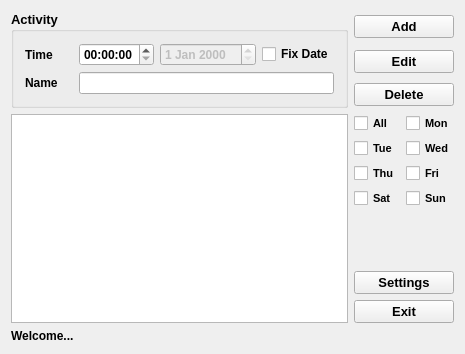
<?xml version="1.0" encoding="UTF-8"?>
<ui version="4.0">
 <class>ActivityReminderMainScreen</class>
 <widget class="QWidget" name="ActivityReminderMainScreen">
  <property name="geometry">
   <rect>
    <x>0</x>
    <y>0</y>
    <width>465</width>
    <height>354</height>
   </rect>
  </property>
  <property name="windowTitle">
   <string>ActivityReminderMainScreen</string>
  </property>
  <layout class="QGridLayout" name="gridLayout">
   <item row="1" column="4">
    <widget class="QPushButton" name="pushButtonEdit">
     <property name="font">
      <font>
       <pointsize>10</pointsize>
       <weight>75</weight>
       <bold>true</bold>
      </font>
     </property>
     <property name="text">
      <string>Edit</string>
     </property>
    </widget>
   </item>
   <item row="2" column="4">
    <widget class="QPushButton" name="pushButtonDelete">
     <property name="font">
      <font>
       <pointsize>10</pointsize>
       <weight>75</weight>
       <bold>true</bold>
      </font>
     </property>
     <property name="text">
      <string>Delete</string>
     </property>
    </widget>
   </item>
   <item row="3" column="4">
    <layout class="QGridLayout" name="gridLayoutDays">
     <item row="1" column="1">
      <widget class="QCheckBox" name="checkBoxWed">
       <property name="font">
        <font>
         <pointsize>8</pointsize>
         <weight>75</weight>
         <bold>true</bold>
        </font>
       </property>
       <property name="text">
        <string>Wed</string>
       </property>
      </widget>
     </item>
     <item row="0" column="0">
      <widget class="QCheckBox" name="checkBoxAll">
       <property name="font">
        <font>
         <pointsize>8</pointsize>
         <weight>75</weight>
         <bold>true</bold>
        </font>
       </property>
       <property name="text">
        <string>All</string>
       </property>
      </widget>
     </item>
     <item row="0" column="1">
      <widget class="QCheckBox" name="checkBoxMon">
       <property name="font">
        <font>
         <pointsize>8</pointsize>
         <weight>75</weight>
         <bold>true</bold>
        </font>
       </property>
       <property name="text">
        <string>Mon</string>
       </property>
      </widget>
     </item>
     <item row="1" column="0">
      <widget class="QCheckBox" name="checkBoxTue">
       <property name="font">
        <font>
         <pointsize>8</pointsize>
         <weight>75</weight>
         <bold>true</bold>
        </font>
       </property>
       <property name="text">
        <string>Tue</string>
       </property>
      </widget>
     </item>
     <item row="3" column="1">
      <widget class="QCheckBox" name="checkBoxSun">
       <property name="font">
        <font>
         <pointsize>8</pointsize>
         <weight>75</weight>
         <bold>true</bold>
        </font>
       </property>
       <property name="text">
        <string>Sun</string>
       </property>
      </widget>
     </item>
     <item row="3" column="0">
      <widget class="QCheckBox" name="checkBoxSat">
       <property name="font">
        <font>
         <pointsize>8</pointsize>
         <weight>75</weight>
         <bold>true</bold>
        </font>
       </property>
       <property name="text">
        <string>Sat</string>
       </property>
      </widget>
     </item>
     <item row="2" column="1">
      <widget class="QCheckBox" name="checkBoxFri">
       <property name="font">
        <font>
         <pointsize>8</pointsize>
         <weight>75</weight>
         <bold>true</bold>
        </font>
       </property>
       <property name="text">
        <string>Fri</string>
       </property>
      </widget>
     </item>
     <item row="2" column="0">
      <widget class="QCheckBox" name="checkBoxThu">
       <property name="font">
        <font>
         <pointsize>8</pointsize>
         <weight>75</weight>
         <bold>true</bold>
        </font>
       </property>
       <property name="text">
        <string>Thu</string>
       </property>
      </widget>
     </item>
    </layout>
   </item>
   <item row="6" column="4">
    <widget class="QPushButton" name="pushButtonSetting">
     <property name="font">
      <font>
       <pointsize>10</pointsize>
       <weight>75</weight>
       <bold>true</bold>
      </font>
     </property>
     <property name="text">
      <string>Settings</string>
     </property>
    </widget>
   </item>
   <item row="3" column="0" rowspan="5" colspan="4">
    <widget class="QTableView" name="tableViewRecords">
     <property name="font">
      <font>
       <pointsize>10</pointsize>
      </font>
     </property>
    </widget>
   </item>
   <item row="0" column="4">
    <widget class="QPushButton" name="pushButtonAdd">
     <property name="font">
      <font>
       <pointsize>10</pointsize>
       <weight>75</weight>
       <bold>true</bold>
      </font>
     </property>
     <property name="text">
      <string>Add</string>
     </property>
    </widget>
   </item>
   <item row="8" column="0" colspan="4">
    <widget class="QLabel" name="labelStatus">
     <property name="font">
      <font>
       <weight>75</weight>
       <bold>true</bold>
      </font>
     </property>
     <property name="text">
      <string>Welcome...</string>
     </property>
    </widget>
   </item>
   <item row="7" column="4">
    <widget class="QPushButton" name="pushButtonExit">
     <property name="font">
      <font>
       <pointsize>10</pointsize>
       <weight>75</weight>
       <bold>true</bold>
      </font>
     </property>
     <property name="text">
      <string>Exit</string>
     </property>
    </widget>
   </item>
   <item row="0" column="0" rowspan="3" colspan="4">
    <widget class="QGroupBox" name="groupBoxActivity">
     <property name="font">
      <font>
       <pointsize>10</pointsize>
       <weight>75</weight>
       <bold>true</bold>
      </font>
     </property>
     <property name="title">
      <string>Activity</string>
     </property>
     <layout class="QGridLayout" name="gridLayout_2">
      <item row="0" column="0">
       <widget class="QLabel" name="labelTime">
        <property name="font">
         <font>
          <pointsize>9</pointsize>
         </font>
        </property>
        <property name="text">
         <string>Time</string>
        </property>
       </widget>
      </item>
      <item row="0" column="1">
       <widget class="QTimeEdit" name="timeEditTime">
        <property name="font">
         <font>
          <pointsize>9</pointsize>
         </font>
        </property>
       </widget>
      </item>
      <item row="0" column="2">
       <widget class="QDateEdit" name="dateEditDate">
        <property name="enabled">
         <bool>false</bool>
        </property>
        <property name="font">
         <font>
          <pointsize>9</pointsize>
         </font>
        </property>
       </widget>
      </item>
      <item row="0" column="3">
       <widget class="QCheckBox" name="checkBoxDate">
        <property name="font">
         <font>
          <pointsize>9</pointsize>
         </font>
        </property>
        <property name="text">
         <string>Fix Date</string>
        </property>
       </widget>
      </item>
      <item row="1" column="0">
       <widget class="QLabel" name="labelName">
        <property name="font">
         <font>
          <pointsize>9</pointsize>
         </font>
        </property>
        <property name="text">
         <string>Name</string>
        </property>
       </widget>
      </item>
      <item row="1" column="1" colspan="3">
       <widget class="QLineEdit" name="lineEditName">
        <property name="font">
         <font>
          <pointsize>9</pointsize>
         </font>
        </property>
       </widget>
      </item>
     </layout>
    </widget>
   </item>
   <item row="5" column="4">
    <spacer name="verticalSpacer">
     <property name="orientation">
      <enum>Qt::Vertical</enum>
     </property>
     <property name="sizeHint" stdset="0">
      <size>
       <width>20</width>
       <height>69</height>
      </size>
     </property>
    </spacer>
   </item>
  </layout>
 </widget>
 <layoutdefault spacing="6" margin="11"/>
 <tabstops>
  <tabstop>timeEditTime</tabstop>
  <tabstop>dateEditDate</tabstop>
  <tabstop>checkBoxDate</tabstop>
  <tabstop>lineEditName</tabstop>
  <tabstop>pushButtonAdd</tabstop>
  <tabstop>pushButtonEdit</tabstop>
  <tabstop>pushButtonDelete</tabstop>
  <tabstop>checkBoxAll</tabstop>
  <tabstop>checkBoxMon</tabstop>
  <tabstop>checkBoxTue</tabstop>
  <tabstop>checkBoxWed</tabstop>
  <tabstop>checkBoxThu</tabstop>
  <tabstop>checkBoxFri</tabstop>
  <tabstop>checkBoxSat</tabstop>
  <tabstop>checkBoxSun</tabstop>
  <tabstop>pushButtonSetting</tabstop>
  <tabstop>pushButtonExit</tabstop>
  <tabstop>tableViewRecords</tabstop>
 </tabstops>
 <resources/>
 <connections/>
</ui>
